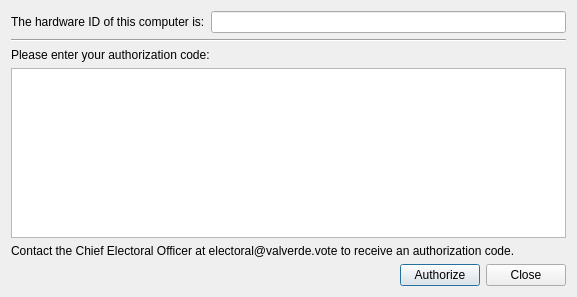
<?xml version="1.0" encoding="UTF-8"?>
<ui version="4.0">
 <class>AuthDialog</class>
 <widget class="QDialog" name="AuthDialog">
  <property name="geometry">
   <rect>
    <x>0</x>
    <y>0</y>
    <width>577</width>
    <height>297</height>
   </rect>
  </property>
  <property name="windowTitle">
   <string>Authorization Code Required</string>
  </property>
  <layout class="QVBoxLayout" name="verticalLayout">
   <item>
    <layout class="QHBoxLayout" name="horizontalLayout">
     <item>
      <widget class="QLabel" name="label_2">
       <property name="text">
        <string>The hardware ID of this computer is:</string>
       </property>
      </widget>
     </item>
     <item>
      <widget class="QLineEdit" name="hwidLineEdit">
       <property name="font">
        <font>
         <family>Consolas</family>
        </font>
       </property>
       <property name="readOnly">
        <bool>true</bool>
       </property>
      </widget>
     </item>
    </layout>
   </item>
   <item>
    <widget class="Line" name="line">
     <property name="orientation">
      <enum>Qt::Orientation::Horizontal</enum>
     </property>
    </widget>
   </item>
   <item>
    <widget class="QLabel" name="label">
     <property name="text">
      <string>Please enter your authorization code:</string>
     </property>
    </widget>
   </item>
   <item>
    <widget class="QPlainTextEdit" name="serialPlainTextEdit">
     <property name="font">
      <font>
       <family>Consolas</family>
      </font>
     </property>
    </widget>
   </item>
   <item>
    <widget class="QLabel" name="label_3">
     <property name="text">
      <string>Contact the Chief Electoral Officer at electoral@valverde.vote to receive an authorization code.</string>
     </property>
    </widget>
   </item>
   <item>
    <layout class="QHBoxLayout" name="horizontalLayout_2">
     <item>
      <spacer name="horizontalSpacer">
       <property name="orientation">
        <enum>Qt::Orientation::Horizontal</enum>
       </property>
       <property name="sizeHint" stdset="0">
        <size>
         <width>40</width>
         <height>20</height>
        </size>
       </property>
      </spacer>
     </item>
     <item>
      <widget class="QPushButton" name="authorizePushButton">
       <property name="text">
        <string>Authorize</string>
       </property>
      </widget>
     </item>
     <item>
      <widget class="QPushButton" name="closePushButton">
       <property name="text">
        <string>Close</string>
       </property>
      </widget>
     </item>
    </layout>
   </item>
  </layout>
 </widget>
 <resources/>
 <connections/>
</ui>
